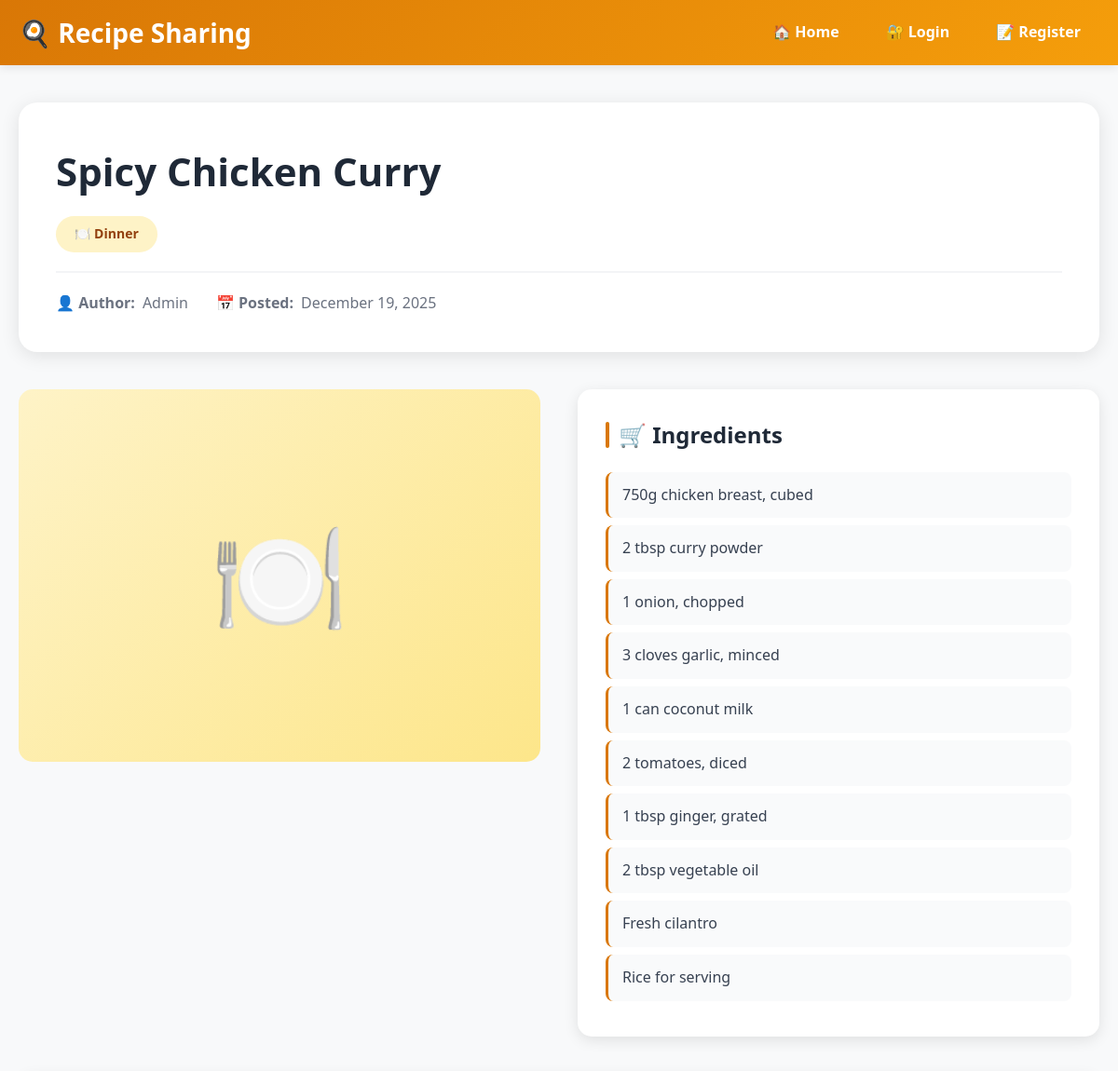
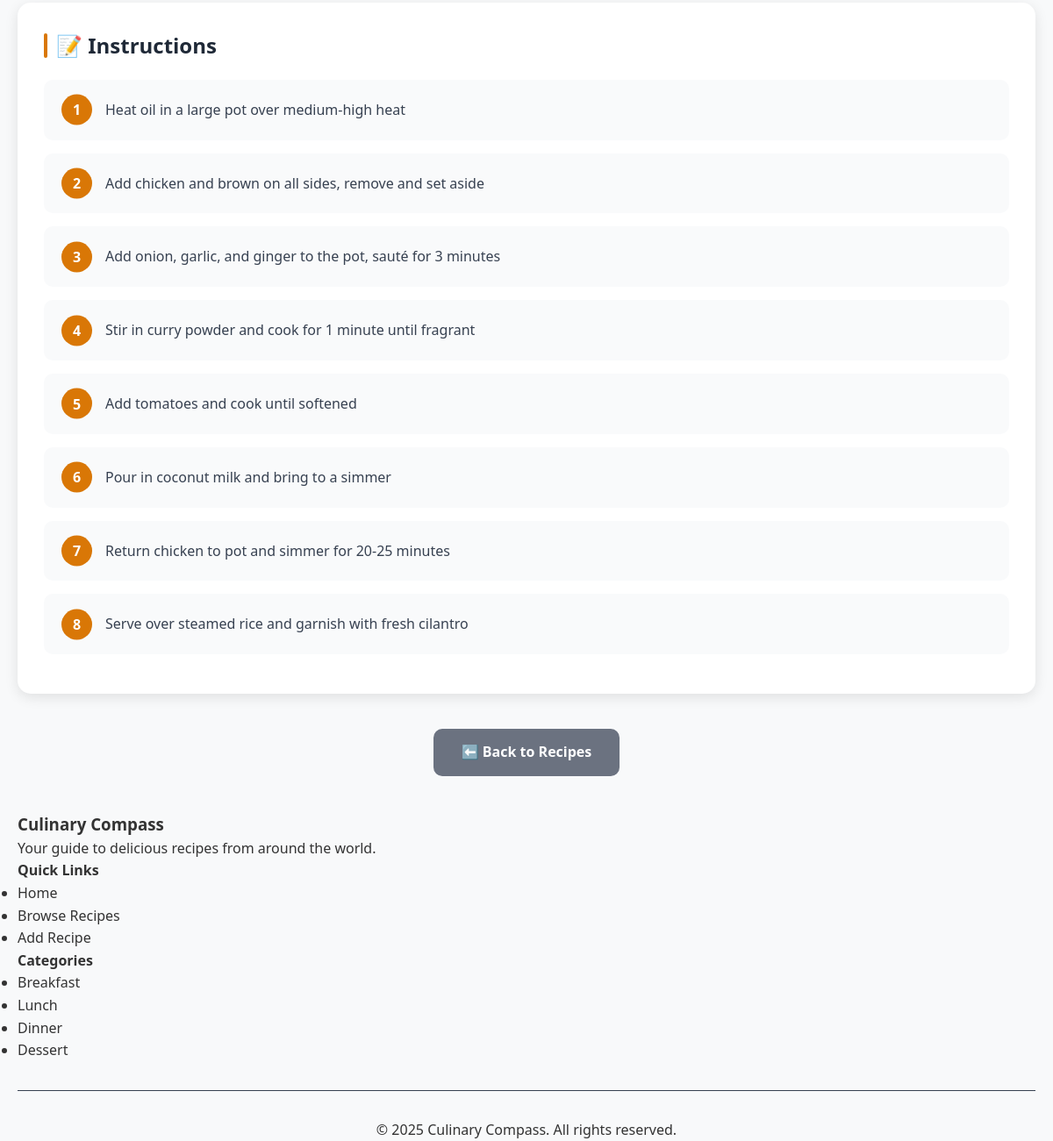
/recipe-detail.php?id=2, run on the app's committed database (2 pictures, top to bottom).
### tables this page shows
CREATE TABLE IF NOT EXISTS recipes (
    id INT AUTO_INCREMENT PRIMARY KEY,
    user_id INT NOT NULL,
    title VARCHAR(200) NOT NULL,
    category VARCHAR(50) NOT NULL,
    ingredients TEXT NOT NULL,
    instructions TEXT NOT NULL,
    image VARCHAR(255) DEFAULT 'default-recipe.jpg',
    created_at TIMESTAMP DEFAULT CURRENT_TIMESTAMP,
    updated_at TIMESTAMP DEFAULT CURRENT_TIMESTAMP ON UPDATE CURRENT_TIMESTAMP,
    INDEX idx_user_id (user_id),
    INDEX idx_category (category),
    INDEX idx_created_at (created_at),
    FOREIGN KEY (user_id) REFERENCES users(id) ON DELETE CASCADE
);

CREATE TABLE IF NOT EXISTS users (
    id INT AUTO_INCREMENT PRIMARY KEY,
    name VARCHAR(100) NOT NULL,
    email VARCHAR(100) NOT NULL UNIQUE,
    password_hash VARCHAR(255) NOT NULL,
    created_at TIMESTAMP DEFAULT CURRENT_TIMESTAMP,
    INDEX idx_email (email)
);

### recipe-detail.php (the view, shortened to what this page needs)
<?php
require_once 'config/database.php';
$recipe_id = isset($_GET['id']) ? (int)$_GET['id'] : 0;
try {
    $stmt = $pdo->prepare("
        SELECT r.*, u.name as author_name, u.id as author_id
        FROM recipes r
        JOIN users u ON r.user_id = u.id
        WHERE r.id = ?
    ");
    $stmt->execute([$recipe_id]);
    $recipe = $stmt->fetch();
} catch (PDOException $e) {
    die("Error fetching recipe: " . $e->getMessage());
}
include 'includes/header.php';
function getCategoryEmoji($category)
{
    $emojis = [
        'Breakfast' => '🥞',
        'Lunch' => '🥗',
        'Dinner' => '🍽️',
        'Dessert' => '🍰',
        'Snack' => '🍿',
        'Beverage' => '🥤'
    ];
    return isset($emojis[$category]) ? $emojis[$category] : '🍴';
}
?>
<div class="recipe-detail-container">
    <div class="recipe-header">
        <h1 class="recipe-title"><?php echo htmlspecialchars($recipe['title']); ?></h1>
        <span class="category-badge">
            <?php echo getCategoryEmoji($recipe['category']) . ' ' . htmlspecialchars($recipe['category']); ?>
        </span>
        <div class="recipe-meta">
            <div class="meta-item">
                <strong>👤 Author:</strong> <?php echo htmlspecialchars($recipe['author_name']); ?>
            </div>
            <div class="meta-item">
                <strong>📅 Posted:</strong> <?php echo date('F j, Y', strtotime($recipe['created_at'])); ?>
            </div>
        </div>
    </div>
    <div class="recipe-content">
        <div class="recipe-image-section">
            <?php if (!empty($recipe['image']) && file_exists('assets/uploads/' . $recipe['image'])): ?>
                <img src="assets/uploads/<?php echo htmlspecialchars($recipe['image']); ?>"
                    alt="<?php echo htmlspecialchars($recipe['title']); ?>"
                    class="recipe-image">
            <?php else: ?>
                <div class="no-image">
                    <?php echo getCategoryEmoji($recipe['category']); ?>
                </div>
            <?php endif; ?>
        </div>
        <div class="recipe-details-box">
            <h2 class="section-title">🛒 Ingredients</h2>
            <ul class="ingredients-list">
                <?php
                $ingredients = explode("\n", $recipe['ingredients']);
                foreach ($ingredients as $ingredient):
                    $ingredient = trim($ingredient);
                    if (!empty($ingredient)):
                ?>
                        <li><?php echo htmlspecialchars($ingredient); ?></li>
                <?php
                    endif;
                endforeach;
                ?>
            </ul>
        </div>
    </div>
    <div class="instructions-section">
        <h2 class="section-title">📝 Instructions</h2>
        <ol class="instructions-list">
            <?php
            $instructions = explode("\n", $recipe['instructions']);
            foreach ($instructions as $instruction):
                $instruction = trim($instruction);
                $instruction = preg_replace('/^Step\s+\d+:\s*/i', '', $instruction);
                $instruction = preg_replace('/^\d+[\.\)]\s*/', '', $instruction);
                if (!empty($instruction)):
            ?>
                    <li><?php echo htmlspecialchars($instruction); ?></li>
            <?php
                endif;
            endforeach;
            ?>
        </ol>
    </div>
    <div class="action-buttons">
        <a href="index.php" class="btn btn-back">⬅️ Back to Recipes</a>
    </div>
</div>
<?php include 'includes/footer.php'; ?>

### assets/css/style.css (style rules this page uses)
* { margin: 0; padding: 0; box-sizing: border-box; }
body { font-family: 'Segoe UI', Tahoma, Geneva, Verdana, sans-serif; line-height: 1.6; color: #333; background-color: #f8f9fa; }
a { text-decoration: none; color: inherit; transition: all 0.3s ease; }
.btn { display: inline-block; padding: 12px 30px; border: none; border-radius: 8px; font-size: 16px; font-weight: 600; cursor: pointer; transition: all 0.3s ease; text-align: center; }

### recipe-detail.php (style rules this page uses)
.recipe-detail-container { max-width: 1200px; margin: 0 auto; padding: 40px 20px; }
.recipe-header { background: white; border-radius: 20px; padding: 40px; box-shadow: 0 4px 20px rgba(0, 0, 0, 0.1); margin-bottom: 40px; }
.recipe-title { font-size: 42px; font-weight: 700; color: #1f2937; margin-bottom: 15px; }
.recipe-meta { display: flex; gap: 30px; align-items: center; flex-wrap: wrap; margin-top: 20px; padding-top: 20px; border-top: 2px solid #f3f4f6; }
.meta-item { display: flex; align-items: center; gap: 8px; color: #6b7280; font-size: 16px; }
.category-badge { display: inline-block; padding: 8px 20px; background: #fef3c7; color: #92400e; border-radius: 20px; font-weight: 600; font-size: 14px; }
.recipe-content { display: grid; grid-template-columns: 1fr 1fr; gap: 40px; margin-bottom: 40px; }
.recipe-image-section { position: relative; }
.no-image { width: 100%; height: 400px; background: linear-gradient(135deg, #fef3c7 0%, #fde68a 100%); border-radius: 15px; display: flex; align-items: center; justify-content: center; font-size: 120px; }
.recipe-details-box { background: white; border-radius: 15px; padding: 30px; box-shadow: 0 4px 15px rgba(0, 0, 0, 0.1); }
.section-title { font-size: 24px; font-weight: 700; color: #1f2937; margin-bottom: 20px; display: flex; align-items: center; gap: 10px; }
.section-title::before { content: ''; width: 4px; height: 28px; background: #d97706; border-radius: 2px; }
.ingredients-list { list-style: none; padding: 0; }
.ingredients-list li { padding: 12px 15px; margin-bottom: 8px; background: #f9fafb; border-radius: 8px; border-left: 3px solid #d97706; font-size: 16px; color: #374151; }
.instructions-section { background: white; border-radius: 15px; padding: 30px; box-shadow: 0 4px 15px rgba(0, 0, 0, 0.1); margin-bottom: 40px; }
.instructions-list { list-style: none; counter-reset: step-counter; padding: 0; }
.instructions-list li { counter-increment: step-counter; position: relative; padding: 20px 20px 20px 70px; margin-bottom: 15px; background: #f9fafb; border-radius: 10px; font-size: 16px; color: #374151; line-height: 1.8; }
.instructions-list li::before { content: counter(step-counter); position: absolute; left: 20px; top: 50%; transform: translateY(-50%); width: 35px; height: 35px; background: #d97706; color: white; border-radius: 50%; display: flex; align-items: center; justify-content: center; font-weight: 700; font-size: 16px; }
.action-buttons { display: flex; gap: 15px; justify-content: center; margin-top: 30px; }
.btn { padding: 14px 32px; border: none; border-radius: 10px; font-size: 16px; font-weight: 600; cursor: pointer; transition: all 0.3s; text-decoration: none; display: inline-block; }
.btn-back { background: #6b7280; color: white; }

### data on the page
recipes: title "Spicy Chicken Curry", category "🍽️", category "Dinner", user.name "Admin", created_at "December 19, 2025", ingredients "750g chicken breast, cubed", ingredients "2 tbsp curry powder", ingredients "1 onion, chopped", ingredients "3 cloves garlic, minced", ingredients "1 can coconut milk", ingredients "2 tomatoes, diced", ingredients "1 tbsp ginger, grated", ingredients "2 tbsp vegetable oil", ingredients "Fresh cilantro", ingredients "Rice for serving", instructions "Heat oil in a large pot over medium-high heat", instructions "Add chicken and brown on all sides, remove and set aside", instructions "Add onion, garlic, and ginger to the pot, sauté for 3 minutes", instructions "Stir in curry powder and cook for 1 minute until fragrant", instructions "Add tomatoes and cook until softened", instructions "Pour in coconut milk and bring to a simmer", instructions "Return chicken to pot and simmer for 20-25 minutes", instructions "Serve over steamed rice and garnish with fresh cilantro"
